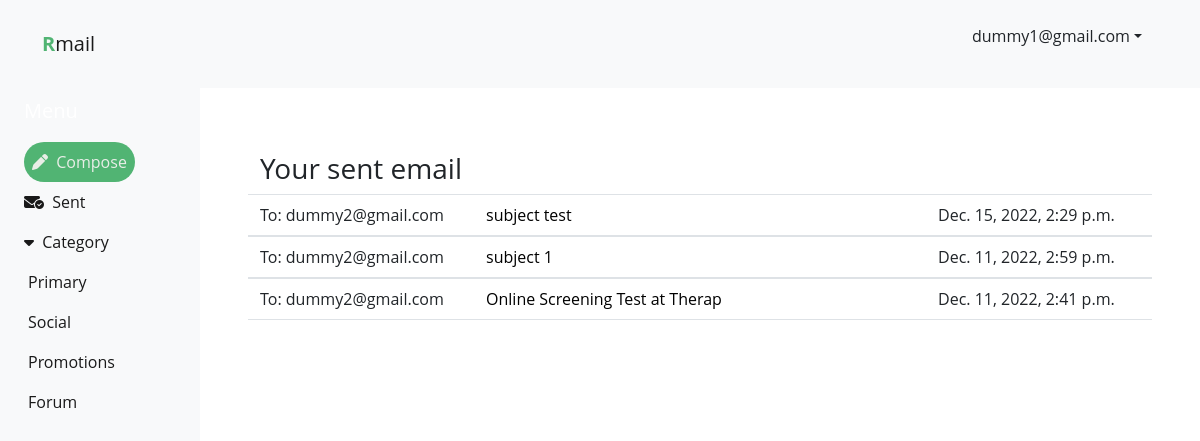
Screenshot of /rmail/sent (signed in) with the database file from the repository.
### App_Login/models.py (models this page shows, shortened)
class User(AbstractBaseUser, PermissionsMixin):
    email = models.EmailField(unique=True, null= False)
    is_staff = models.BooleanField(
        ugettext_lazy('staff status'),
        default = False,
        help_text = ugettext_lazy('Designates whether the user can log in this site')
    )
    is_active = models.BooleanField(
        ugettext_lazy('active'),
        default=True,
        help_text=ugettext_lazy('Designate whether this user should be treated as active. Unselect this instead of deleting accounts')
    )
    USERNAME_FIELD = 'email'
    objects = MyUserManager()
    def __str__(self):
        return self.email

### App_Email/models.py (models this page shows)
class Email(models.Model):
    sender = models.ForeignKey(User, on_delete=models.CASCADE, related_name='sender')
    receiver = models.ForeignKey(User, on_delete=models.CASCADE, related_name='receiver')
    subject = models.TextField(max_length=50, blank=False, null=False)
    message = models.TextField(blank=False, null=False)
    category = models.TextField(blank=False, null=False)
    upload_date = models.DateTimeField(auto_now_add=True)
    class Meta:
        ordering = ['-upload_date', ]

### App_Email/views.py (the view)
# urls.py: path('sent', views.emailSent, name='emailSent'),
@login_required
def emailSent(request):
    email = Email.objects.filter(sender=request.user)
    return render(request, 'emailList.html', context={'email': email, 'email_type': 'sent', 'title': 'sent'})

### templates/emailList.html (shortened to what this page needs)
{% extends 'base.html' %}
{% block body_block %}
{% load crispy_forms_tags %}
<div class="p-5">
    {% if email_type == 'sent' %}
        <h3>Your sent email</h3>
    {% else %}
        <h3>Inbox {{email_type}} email</h3>
    {% endif %}
    {% if email|length == 0 %}
        <h5>No email</h5>
    {% else %}
        {% for em in email %}
            <div class="row border-top border-bottom py-2">
                <div class="col-3">
                    To: {{em.receiver}}
                </div>
                <div class="col-6 listSubject">
                    <a href="{% url 'App_Email:emailDetail' py=em.pk%}" style="color: black;">{{em.subject}}</a>
                </div>
                <div class="col-3">
                    {{em.upload_date}}
                </div>
            </div>
      {% endfor %}
    {% endif %}
</div>
{% endblock %}

### templates/base.html (shortened to what this page needs)
{% load static %}
<!DOCTYPE html>
<html lang="en">
<head>
    <link href="https://cdn.jsdelivr.net/npm/bootstrap@5.0.2/dist/css/bootstrap.min.css" rel="stylesheet">
    <link rel="stylesheet" href="https://cdnjs.cloudflare.com/ajax/libs/font-awesome/6.1.1/css/all.min.css"
 />
</head>
<body>
  <nav class="navbar navbar-expand-lg navbar-light bg-light">
    <div class="container">
      <a class="navbar-brand" href="{% url 'App_Email:home'%}">
        <span class="fw-bold" style="color: #51B473;">R</span>mail
      </a>
      <div class="collapse navbar-collapse" id="navbarTogglerDemo02">
        <ul>
        {% if request.user.is_authenticated %}
          <div class="dropdown">
              <a href="#" class="d-flex align-items-center justify-content-center p-3 link-dark text-decoration-none dropdown-toggle" id="dropdownUser3" data-bs-toggle="dropdown" aria-expanded="false">
                {{request.user}}
              </a>
          </div>
          {% endif %}
        </ul>
      </div>
    </div>
  </nav>
  <div class="container-fluid">
    <div class="row flex-nowrap">
        <div class="col-auto col-md-3 col-xl-2 px-sm-2 px-0 bg-light">
            <div class="d-flex flex-column align-items-center align-items-sm-start px-3 pt-2 text-white min-vh-100">
                <a href="/" class="d-flex align-items-center pb-3 mb-md-0 me-md-auto text-white text-decoration-none">
                    <span class="fs-5 d-none d-sm-inline">Menu</span>
                </a>
                <ul class="nav nav-pills flex-column mb-sm-auto mb-0 align-items-center align-items-sm-start" id="menu">
                    <li class="nav-item rounded-pill px-2" style="background-color: #51B473;">
                      <a href="{% url 'App_Email:emailCreate'%}" class="nav-link align-middle px-0" style="color: rgba(250, 244, 244, 0.9);">
                        <i class="fa-solid fa-pen"></i> <span class="ms-1 d-none d-sm-inline">Compose</span>
                      </a>
                  </li>
                    <li class="nav-item">
                      <a href="{% url 'App_Email:emailSent'%}" class="nav-link align-middle px-0" style="color: rgba(0,0,0,.9);">
                        <i class="fa-solid fa-envelope-circle-check"></i> <span class="ms-1 d-none d-sm-inline">Sent</span>
                      </a>
                  </li>
                    <li>
                        <a href="#submenu1" data-bs-toggle="collapse" class="nav-link px-0 align-middle" style="color: rgba(0,0,0,.9);">
                          <i class="fa-solid fa-caret-down"></i> <span class="ms-1 d-none d-sm-inline">Category</span> </a>
                        <ul class="collapse show nav flex-column ms-1" id="submenu1" data-bs-parent="#menu">
                            <li class="w-100">
                                <a href="{% url 'App_Email:emailDetail' slug='primary'%}" class="nav-link px-0" style="color: rgba(0,0,0,.9);"> <span class="d-none d-sm-inline">Primary</span></a>
                            </li>
                            <li>
                                <a href="{% url 'App_Email:emailDetail' slug='social'%}" class="nav-link px-0" style="color: rgba(0,0,0,.9);"> <span class="d-none d-sm-inline">Social</span></a>
                            </li>
                            <li>
                              <a href="{% url 'App_Email:emailDetail' slug='promotions'%}" class="nav-link px-0" style="color: rgba(0,0,0,.9);"> <span class="d-none d-sm-inline">Promotions</span></a>
                          </li>
                          <li>
                            <a href="{% url 'App_Email:emailDetail' slug='forum'%}" class="nav-link px-0" style="color: rgba(0,0,0,.9);"> <span class="d-none d-sm-inline">Forum</span></a>
                        </li>
                        </ul>
                    </li>
                </ul>
            </div>
        </div>
        <div class="col py-3">
            {% block body_block %} {% endblock %}
        </div>
    </div>
</div>
</body>
</html>

### templates/base.html (style rules this page uses)
* { margin: 0; padding: 0; font-family: 'Open Sans', sans-serif; box-sizing: border-box; }

### templates/emailList.html (style rules this page uses)
.listSubject>a:link { text-decoration: none; }

### rows the page displays
User: user "dummy1@gmail.com"
Email: receiver "dummy2@gmail.com", subject "subject test", upload_date "Dec. 15, 2022, 2:29 p.m."
Email: receiver "dummy2@gmail.com", subject "subject 1", upload_date "Dec. 11, 2022, 2:59 p.m."
Email: receiver "dummy2@gmail.com", subject "Online Screening Test at Therap", upload_date "Dec. 11, 2022, 2:41 p.m."
